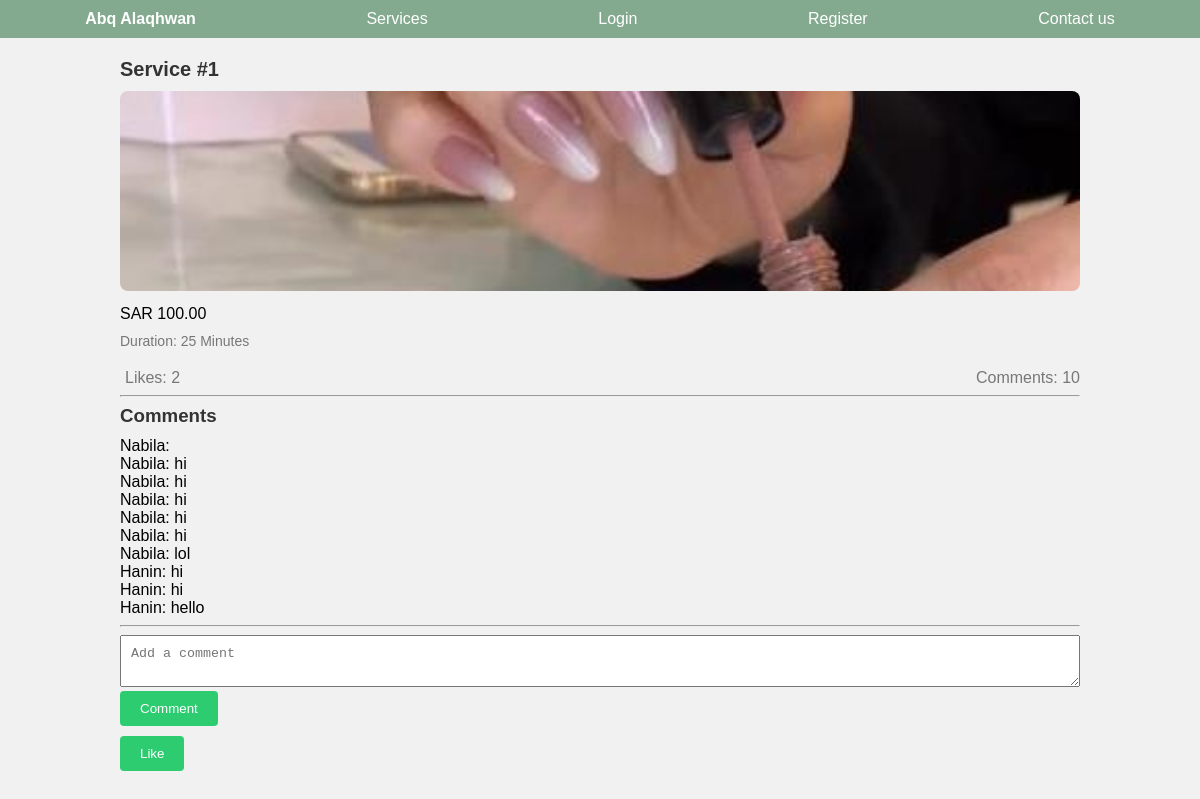
The page /service/1/ on the database its author committed.
### salon/models.py (models this page shows)
class Service(models.Model):
    title = models.CharField(max_length=100)
    price = models.DecimalField(max_digits=8, decimal_places=2)
    duration = models.IntegerField()
    image = models.ImageField(upload_to='services/')
    likes = models.ManyToManyField(User, related_name='liked_services')
    def total_likes(self):
        return self.likes.count()

class Comment(models.Model):
    service = models.ForeignKey(
        Service, on_delete=models.CASCADE, related_name='comments')
    user = models.ForeignKey(User, on_delete=models.CASCADE)
    content = models.TextField()
    created_at = models.DateTimeField(auto_now_add=True)
    def __str__(self):
        return f'{self.user.username}: {self.content}'
    class Meta:
        ordering = ['-created_at']

### salon/views.py (the view)
# urls.py: path('service/<int:service_id>/', views.service_detail, name='service_detail'),
def service_detail(request, service_id):
    service = get_object_or_404(Service, id=service_id)
    liked_services = request.user.liked_services.all(
    ) if request.user.is_authenticated else []
    return render(request, 'salon/service_detail.html', {'service': service, 'liked_services': liked_services})

### salon/templates/salon/service_detail.html (shortened to what this page needs)
{% extends 'salon/base.html' %}
{% block content %}
<div class="service-details-container">
    <h2 class="service-title">{{ service.title }}</h2>
    <img class="service-image" src="{{ service.image.url }}" alt="{{ service.title }}">
    <p class="service-price">SAR {{ service.price }}</p>
    <p class="service-duration">Duration: {{ service.duration }}</p>
    <div class="service-actions">
        <div class="service-like">
            <span class="service-likes-count">Likes: {{ service.total_likes }}</span>
        </div>
        <div class="service-comment">
            <span class="service-comments-count">Comments: {{ service.comments.all.count }}</span>
        </div>
    </div>
    <hr>
    <h3>Comments</h3>
    <div class="comment-section">
        {% for comment in service.comments.all %}
        <div class="comment">
            <p class="comment-text">{{ comment }}</p>
        </div>
        {% empty %}
        <p>No comments yet.</p>
        {% endfor %}
        <hr>
        <form method="POST" action="{% url 'add_comment' service.id %}">
            <textarea style="min-width: 100%; padding: 10px" name="comment" placeholder="Add a comment"></textarea>
            <br>
            <button type="submit">Comment</button>
        </form>
    </div>
    <form style="margin-top: 10px;" method="POST" action="{% url 'like_service' service.id %}">
        {% if service in liked_services %}
        <button style="background-color: grey; pointer-events: none;" type="submit" disabled class="like-btn">You've
            already liked
            this!</button>
        {% else %}
        <button type="submit" class="like-btn">Like</button>
        {% endif %}
</div>
{% endblock %}

### salon/static/salon/style.css (style rules this page uses)
body, h1, h2, h3, p, ul, li, form, input, textarea, button { margin: 0; padding: 0; box-sizing: border-box; }
body { font-family: Arial, sans-serif; background-color: #f1f1f1; }
h1, h2, h3 { color: #333; margin-bottom: 10px; }
button { padding: 10px 20px; background-color: #2ecc71; color: #fff; border: none; border-radius: 4px; cursor: pointer; }
.service-image { width: 100%; height: 200px; object-fit: cover; border-radius: 8px; margin-bottom: 10px; }
.service-title { font-size: 20px; font-weight: bold; margin-bottom: 10px; }
.service-price { font-size: 16px; margin-bottom: 10px; }
.service-duration { font-size: 14px; color: #777; margin-bottom: 20px; }
.service-actions { display: flex; align-items: center; justify-content: space-between; }
.service-like { display: flex; align-items: center; color: #777; cursor: pointer; }
.service-likes-count { margin-left: 5px; }
.service-comment { display: flex; align-items: center; color: #777; cursor: pointer; }
.service-comments-count { margin-left: 5px; }

### rows shown on the page
Service: title "Service #1", image (picture), price "100.00", duration "25 Minutes", total_likes "2", comments.all.count "10"
Comment: user+content "Nabila:"
Comment: user+content "Nabila: hi"
Comment: user+content "Nabila: hi"
Comment: user+content "Nabila: hi"
Comment: user+content "Nabila: hi"
Comment: user+content "Nabila: hi"
Comment: user+content "Nabila: lol"
Comment: user+content "Hanin: hi"
Comment: user+content "Hanin: hi"
Comment: user+content "Hanin: hello"
